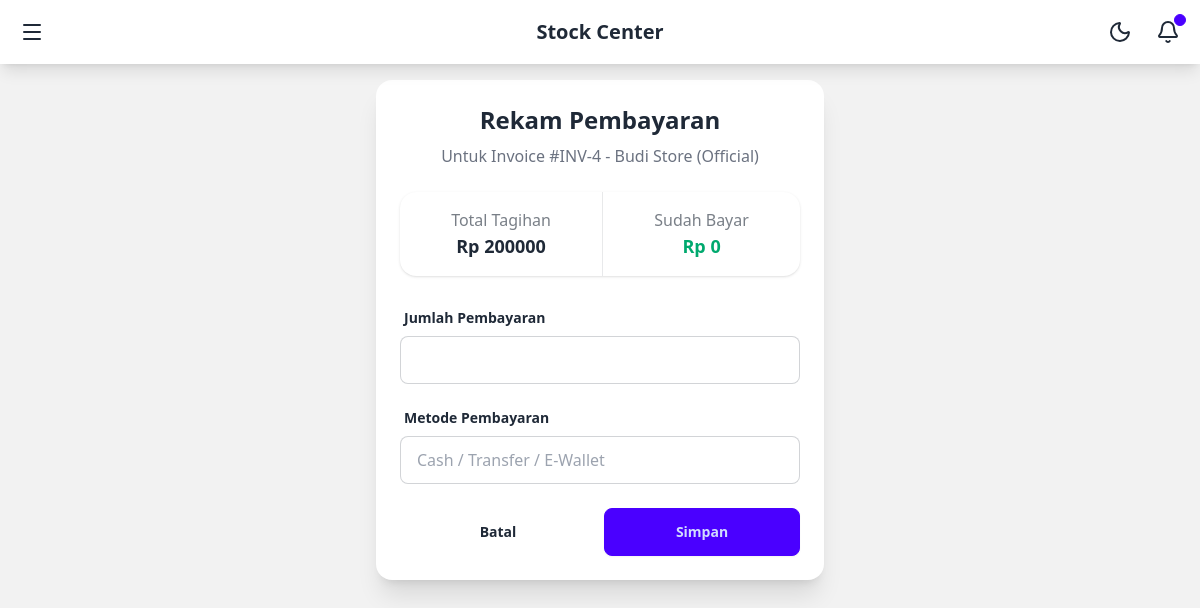
The page /invoices/4/pay/ (signed in) on the database its author committed.
### core/models.py (models this page shows, shortened)
class Invoice(models.Model):
    STATUS_CHOICES = [
        ('UNPAID', 'Unpaid'),
        ('PARTIAL', 'Partially Paid'),
        ('PAID', 'Paid'),
    ]
    reseller = models.ForeignKey(Reseller, on_delete=models.CASCADE)
    transaction = models.ForeignKey(Transaction, on_delete=models.CASCADE)
    total_amount = models.DecimalField(max_digits=12, decimal_places=2)
    paid_amount = models.DecimalField(max_digits=12, decimal_places=2, default=0)
    status = models.CharField(max_length=10, choices=STATUS_CHOICES, default='UNPAID')
    created_at = models.DateTimeField(auto_now_add=True)

class Reseller(models.Model):
    user = models.OneToOneField(User, on_delete=models.SET_NULL, null=True, blank=True, related_name='reseller_profile')
    name = models.CharField(max_length=255)
    phone = models.CharField(max_length=20)
    address = models.TextField()
    credit_limit = models.DecimalField(max_digits=12, decimal_places=2, default=0)
    current_balance = models.DecimalField(max_digits=12, decimal_places=2, default=0)

### core/views.py (the view, shortened to what this page needs)
# urls.py: path('invoices/<int:pk>/pay/', views.PaymentCreateView.as_view(), name='payment_create'),
@method_decorator(login_required, name='dispatch')
class PaymentCreateView(CreateView):
    model = Payment
    fields = ['amount', 'method']
    template_name = 'finance/payment_form.html'
    success_url = reverse_lazy('invoice_list')
    def setup(self, request, *args, **kwargs):
        super().setup(request, *args, **kwargs)
        self.invoice = get_object_or_404(Invoice, pk=self.kwargs['pk'])
    def get_context_data(self, **kwargs):
        context = super().get_context_data(**kwargs)
        context['invoice'] = self.invoice
        return context

### templates/finance/payment_form.html (shortened to what this page needs)
{% extends 'base.html' %}
{% block content %}
<div class="max-w-md mx-auto bg-base-100 shadow-xl rounded-box p-6">
    <h2 class="text-2xl font-bold mb-2 text-center">Rekam Pembayaran</h2>
    <p class="text-center text-gray-500 mb-6">Untuk Invoice #INV-{{ invoice.id }} - {{ invoice.reseller.name }}</p>
    <div class="stats shadow w-full mb-6">
        <div class="stat place-items-center">
            <div class="stat-title">Total Tagihan</div>
            <div class="stat-value text-lg">Rp {{ invoice.total_amount|floatformat:0 }}</div>
        </div>
        <div class="stat place-items-center">
            <div class="stat-title">Sudah Bayar</div>
            <div class="stat-value text-lg text-success">Rp {{ invoice.paid_amount|floatformat:0 }}</div>
        </div>
    </div>
    <form method="post">
        <div class="form-control w-full mb-4">
            <label class="label">
                <span class="label-text font-semibold">Jumlah Pembayaran</span>
            </label>
            <input type="number" name="amount" class="input input-bordered w-full" step="0.01" required>
        </div>
        <div class="form-control w-full mb-6">
            <label class="label">
                <span class="label-text font-semibold">Metode Pembayaran</span>
            </label>
            <input type="text" name="method" class="input input-bordered w-full" placeholder="Cash / Transfer / E-Wallet" required>
        </div>
        <div class="flex gap-2">
            <a href="{% url 'invoice_list' %}" class="btn btn-ghost flex-1">Batal</a>
            <button type="submit" class="btn btn-primary flex-1">Simpan</button>
        </div>
    </form>
</div>
{% endblock %}

### templates/base.html (style rules this page uses)
body { font-family: ui-sans-serif, system-ui, -apple-system, BlinkMacSystemFont, "Segoe UI", Roboto, "Helvetica Neue", Arial, "Noto Sans", sans-serif; }

### rows shown on the page
Invoice: id "4", reseller.name "Budi Store (Official)", total_amount "200000", paid_amount "0"
